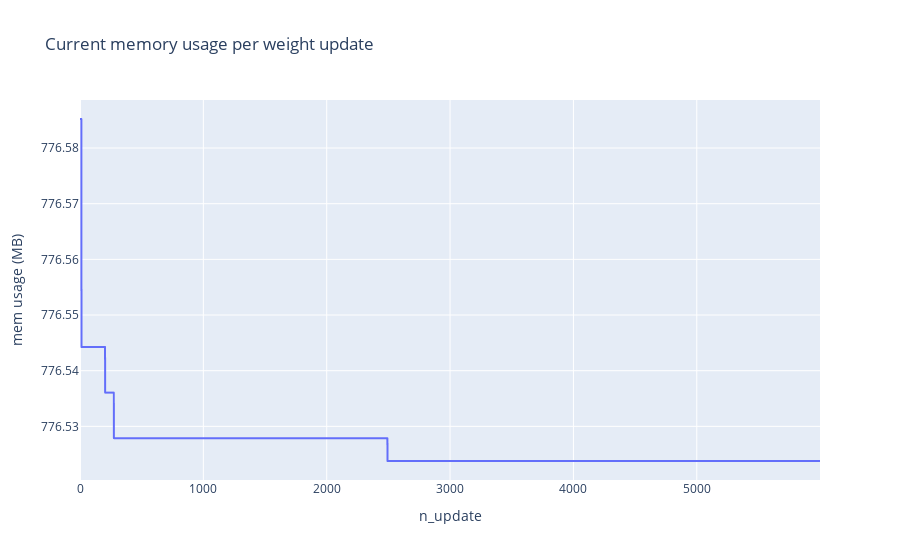
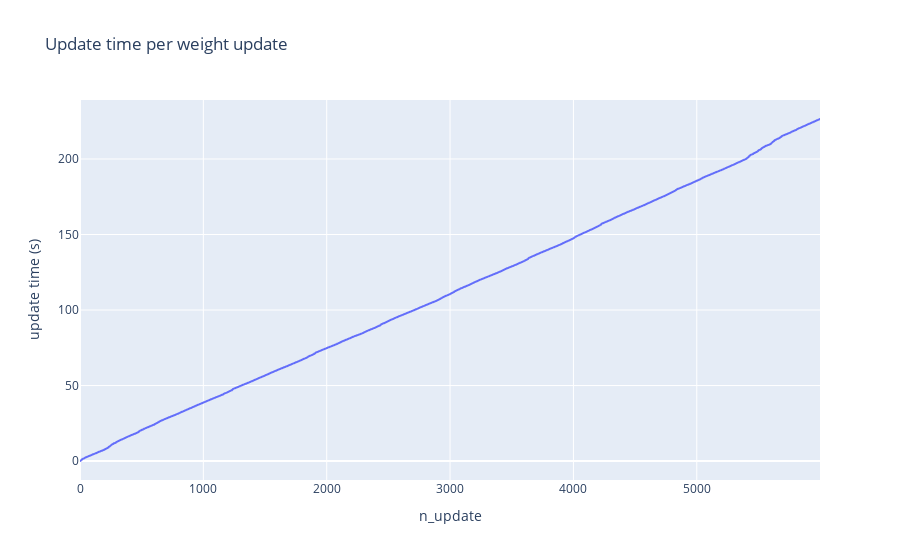

Notebook source saved alongside these figures, in order:
### Code cell
cumupdatetimes2 = list(accumulate(updatetimes2, op.add))

px.line({"mem usage (MB)": [m / 1e6 for m in memusage2], "n_update": list(range(len(memusage2)))}, x="n_update", y="mem usage (MB)", title='Current memory usage per weight update').show()
px.line({"update time (s)": cumupdatetimes2, "n_update": range(len(cumupdatetimes2))}, x="n_update", y="update time (s)", title='Update time per weight update').show()

### Figure 1 — Plotly figure (JSON) as saved in the notebook; plotly's stock layout.template omitted (floating-point values rounded to 4 significant figures; data arrays with more than 128 entries replaced by an {"elided": "..."} marker saying what was removed)
{"data": [{"hovertemplate": "n_update=%{x}<br>mem usage (MB)=%{y}<extra></extra>", "legendgroup": "", "line": {"color": "#636efa", "dash": "solid"}, "marker": {"symbol": "circle"}, "mode": "lines", "name": "", "showlegend": false, "type": "scattergl", "x": {"elided": "6000 int values"}, "xaxis": "x", "y": {"elided": "6000 float values"}, "yaxis": "y"}], "layout": {"legend": {"tracegroupgap": 0}, "title": {"text": "Current memory usage per weight update"}, "xaxis": {"anchor": "y", "domain": [0, 1], "title": {"text": "n_update"}}, "yaxis": {"anchor": "x", "domain": [0, 1], "title": {"text": "mem usage (MB)"}}}}

### Figure 2 — Plotly figure (JSON) as saved in the notebook; plotly's stock layout.template omitted (floating-point values rounded to 4 significant figures; data arrays with more than 128 entries replaced by an {"elided": "..."} marker saying what was removed)
{"data": [{"hovertemplate": "n_update=%{x}<br>update time (s)=%{y}<extra></extra>", "legendgroup": "", "line": {"color": "#636efa", "dash": "solid"}, "marker": {"symbol": "circle"}, "mode": "lines", "name": "", "showlegend": false, "type": "scattergl", "x": {"elided": "6000 int values"}, "xaxis": "x", "y": {"elided": "6000 float values"}, "yaxis": "y"}], "layout": {"legend": {"tracegroupgap": 0}, "title": {"text": "Update time per weight update"}, "xaxis": {"anchor": "y", "domain": [0, 1], "title": {"text": "n_update"}}, "yaxis": {"anchor": "x", "domain": [0, 1], "title": {"text": "update time (s)"}}}}
